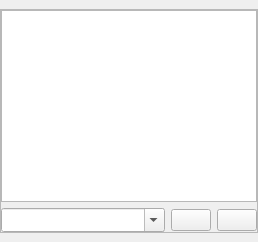
  <widget class="QDockWidget" name="dockConsole">
   <property name="windowTitle">
    <string>Console</string>
   </property>
   <attribute name="dockWidgetArea">
    <number>8</number>
   </attribute>
   <widget class="QWidget" name="dockWidgetContents_4">
    <layout class="QVBoxLayout" name="verticalLayout_24">
     <property name="leftMargin">
      <number>0</number>
     </property>
     <property name="rightMargin">
      <number>0</number>
     </property>
     <item>
      <widget class="QFrame" name="frame">
       <property name="frameShape">
        <enum>QFrame::StyledPanel</enum>
       </property>
       <property name="frameShadow">
        <enum>QFrame::Raised</enum>
       </property>
       <layout class="QVBoxLayout" name="verticalLayout_14">
        <property name="leftMargin">
         <number>0</number>
        </property>
        <property name="topMargin">
         <number>0</number>
        </property>
        <property name="rightMargin">
         <number>0</number>
        </property>
        <property name="bottomMargin">
         <number>0</number>
        </property>
        <item>
         <widget class="QPlainTextEdit" name="txtConsole">
          <property name="minimumSize">
           <size>
            <width>0</width>
            <height>1</height>
           </size>
          </property>
          <property name="font">
           <font>
            <pointsize>9</pointsize>
           </font>
          </property>
          <property name="readOnly">
           <bool>true</bool>
          </property>
         </widget>
        </item>
        <item>
         <layout class="QHBoxLayout" name="horizontalLayout_7" stretch="1,0,0">
          <item>
           <widget class="ComboBox" name="cboCommand">
            <property name="styleSheet">
             <string notr="true">padding-top: 3;
padding-bottom: 3;
padding-right: 8;</string>
            </property>
            <property name="editable">
             <bool>true</bool>
            </property>
            <property name="maxVisibleItems">
             <number>5</number>
            </property>
            <property name="maxCount">
             <number>10</number>
            </property>
            <property name="insertPolicy">
             <enum>QComboBox::InsertAtTop</enum>
            </property>
           </widget>
          </item>
          <item>
           <widget class="QPushButton" name="cmdCommandSend">
            <property name="toolTip">
             <string>Send command</string>
            </property>
            <property name="icon">
             <iconset resource="images.qrc">
              <normaloff>:/images/send_1.png</normaloff>:/images/send_1.png</iconset>
            </property>
            <property name="iconSize">
             <size>
              <width>16</width>
              <height>16</height>
             </size>
            </property>
           </widget>
          </item>
          <item>
           <widget class="QPushButton" name="cmdClearConsole">
            <property name="toolTip">
             <string>Clear console</string>
            </property>
            <property name="icon">
             <iconset resource="images.qrc">
              <normaloff>:/images/erase_1.png</normaloff>:/images/erase_1.png</iconset>
            </property>
            <property name="iconSize">
             <size>
              <width>16</width>
              <height>16</height>
             </size>
            </property>
           </widget>
          </item>
         </layout>
        </item>
       </layout>
      </widget>
     </item>
    </layout>
   </widget>
  </widget>
